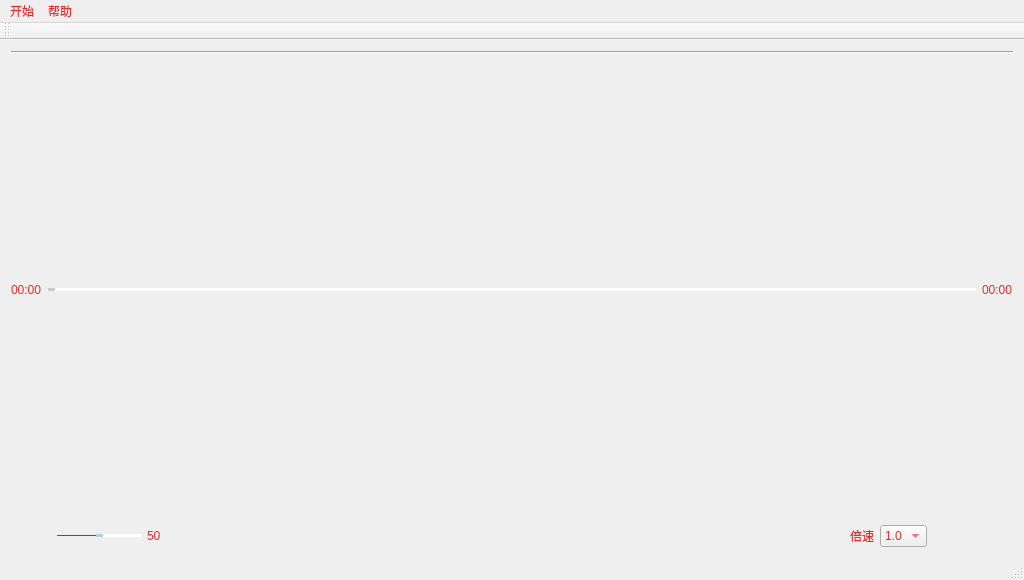
<?xml version="1.0" encoding="UTF-8"?>
<ui version="4.0">
 <class>MainWindow</class>
 <widget class="QMainWindow" name="MainWindow">
  <property name="geometry">
   <rect>
    <x>0</x>
    <y>0</y>
    <width>1024</width>
    <height>580</height>
   </rect>
  </property>
  <property name="windowTitle">
   <string>MainWindow</string>
  </property>
  <property name="styleSheet">
   <string notr="true">color: rgb(239, 41, 41);
font: 75 11pt &quot;URW Bookman L&quot;;</string>
  </property>
  <widget class="QWidget" name="centralWidget">
   <property name="styleSheet">
    <string notr="true"/>
   </property>
   <layout class="QVBoxLayout" name="verticalLayout_2">
    <item>
     <layout class="QHBoxLayout" name="horizontalLayout">
      <property name="leftMargin">
       <number>0</number>
      </property>
     </layout>
    </item>
    <item>
     <widget class="Line" name="line">
      <property name="orientation">
       <enum>Qt::Horizontal</enum>
      </property>
     </widget>
    </item>
    <item>
     <layout class="QVBoxLayout" name="verticalLayout">
      <item>
       <layout class="QHBoxLayout" name="horizontalLayout_3" stretch="0,10,0">
        <item>
         <widget class="QLabel" name="BeginTime">
          <property name="text">
           <string>00:00</string>
          </property>
         </widget>
        </item>
        <item>
         <widget class="QSlider" name="videoSlider">
          <property name="styleSheet">
           <string notr="true">/*horizontal ：水平QSlider*/
QSlider::groove:horizontal {
border: 0px solid #bbb;
}

/*1.滑动过的槽设计参数*/
QSlider::sub-page:horizontal {
 /*槽颜色*/
background: rgb(90,49,255);
 /*外环区域倒圆角度*/
border-radius: 2px;
 /*上遮住区域高度*/
margin-top:8px;
 /*下遮住区域高度*/
margin-bottom:8px;
/*width在这里无效，不写即可*/
}

/*2.未滑动过的槽设计参数*/
QSlider::add-page:horizontal {
/*槽颜色*/
background: rgb(255,255, 255);
/*外环大小0px就是不显示，默认也是0*/
border: 0px solid #777;
/*外环区域倒圆角度*/
border-radius: 2px;
 /*上遮住区域高度*/
margin-top:9px;
 /*下遮住区域高度*/
margin-bottom:9px;
}
 
/*3.平时滑动的滑块设计参数*/
QSlider::handle:horizontal {
/*滑块颜色*/
background: rgb(193,204,208);
/*滑块的宽度*/
width: 5px;
/*滑块外环为1px，再加颜色*/
border: 1px solid rgb(193,204,208);
 /*滑块外环倒圆角度*/
border-radius: 2px; 
 /*上遮住区域高度*/
margin-top:6px;
 /*下遮住区域高度*/
margin-bottom:6px;
}

/*4.手动拉动时显示的滑块设计参数*/
QSlider::handle:horizontal:hover {
/*滑块颜色*/
background: rgb(193,204,208);
/*滑块的宽度*/
width: 10px;
/*滑块外环为1px，再加颜色*/
border: 1px solid rgb(193,204,208);
 /*滑块外环倒圆角度*/
border-radius: 5px; 
 /*上遮住区域高度*/
margin-top:4px;
 /*下遮住区域高度*/
margin-bottom:4px;
}
</string>
          </property>
          <property name="orientation">
           <enum>Qt::Horizontal</enum>
          </property>
         </widget>
        </item>
        <item>
         <widget class="QLabel" name="EndTime">
          <property name="text">
           <string>00:00</string>
          </property>
         </widget>
        </item>
       </layout>
      </item>
      <item>
       <layout class="QHBoxLayout" name="horizontalLayout_2" stretch="0,0,0,1,0,0,0,0,0,0,1,0,0,0,0">
        <property name="rightMargin">
         <number>0</number>
        </property>
        <property name="bottomMargin">
         <number>0</number>
        </property>
        <item>
         <widget class="QPushButton" name="volumeData">
          <property name="text">
           <string/>
          </property>
          <property name="flat">
           <bool>true</bool>
          </property>
         </widget>
        </item>
        <item>
         <widget class="QSlider" name="volumeSlider">
          <property name="styleSheet">
           <string notr="true">/*horizontal ：水平QSlider*/
QSlider::groove:horizontal {
border: 0px solid #bbb;
}

/*1.滑动过的槽设计参数*/
QSlider::sub-page:horizontal {
 /*槽颜色*/
background: rgb(90,49,255);
 /*外环区域倒圆角度*/
border-radius: 2px;
 /*上遮住区域高度*/
margin-top:8px;
 /*下遮住区域高度*/
margin-bottom:8px;
/*width在这里无效，不写即可*/
}

/*2.未滑动过的槽设计参数*/
QSlider::add-page:horizontal {
/*槽颜色*/
background: rgb(255,255, 255);
/*外环大小0px就是不显示，默认也是0*/
border: 0px solid #777;
/*外环区域倒圆角度*/
border-radius: 2px;
 /*上遮住区域高度*/
margin-top:9px;
 /*下遮住区域高度*/
margin-bottom:9px;
}
 
/*3.平时滑动的滑块设计参数*/
QSlider::handle:horizontal {
/*滑块颜色*/
background: rgb(193,204,208);
/*滑块的宽度*/
width: 5px;
/*滑块外环为1px，再加颜色*/
border: 1px solid rgb(193,204,208);
 /*滑块外环倒圆角度*/
border-radius: 2px; 
 /*上遮住区域高度*/
margin-top:6px;
 /*下遮住区域高度*/
margin-bottom:6px;
}

/*4.手动拉动时显示的滑块设计参数*/
QSlider::handle:horizontal:hover {
/*滑块颜色*/
background: rgb(193,204,208);
/*滑块的宽度*/
width: 10px;
/*滑块外环为1px，再加颜色*/
border: 1px solid rgb(193,204,208);
 /*滑块外环倒圆角度*/
border-radius: 5px; 
 /*上遮住区域高度*/
margin-top:4px;
 /*下遮住区域高度*/
margin-bottom:4px;
}
</string>
          </property>
          <property name="value">
           <number>50</number>
          </property>
          <property name="orientation">
           <enum>Qt::Horizontal</enum>
          </property>
         </widget>
        </item>
        <item>
         <widget class="QLabel" name="volumeValue">
          <property name="text">
           <string>50</string>
          </property>
         </widget>
        </item>
        <item>
         <spacer name="horizontalSpacer">
          <property name="orientation">
           <enum>Qt::Horizontal</enum>
          </property>
          <property name="sizeHint" stdset="0">
           <size>
            <width>40</width>
            <height>20</height>
           </size>
          </property>
         </spacer>
        </item>
        <item>
         <widget class="QLabel" name="label_2">
          <property name="text">
           <string/>
          </property>
         </widget>
        </item>
        <item>
         <widget class="QPushButton" name="back">
          <property name="text">
           <string/>
          </property>
          <property name="flat">
           <bool>true</bool>
          </property>
         </widget>
        </item>
        <item>
         <spacer name="horizontalSpacer_3">
          <property name="orientation">
           <enum>Qt::Horizontal</enum>
          </property>
          <property name="sizeHint" stdset="0">
           <size>
            <width>40</width>
            <height>20</height>
           </size>
          </property>
         </spacer>
        </item>
        <item>
         <widget class="QPushButton" name="Begin">
          <property name="text">
           <string/>
          </property>
          <property name="flat">
           <bool>true</bool>
          </property>
         </widget>
        </item>
        <item>
         <spacer name="horizontalSpacer_4">
          <property name="orientation">
           <enum>Qt::Horizontal</enum>
          </property>
          <property name="sizeHint" stdset="0">
           <size>
            <width>40</width>
            <height>20</height>
           </size>
          </property>
         </spacer>
        </item>
        <item>
         <widget class="QPushButton" name="advance">
          <property name="text">
           <string/>
          </property>
          <property name="flat">
           <bool>true</bool>
          </property>
         </widget>
        </item>
        <item>
         <spacer name="horizontalSpacer_2">
          <property name="orientation">
           <enum>Qt::Horizontal</enum>
          </property>
          <property name="sizeHint" stdset="0">
           <size>
            <width>40</width>
            <height>20</height>
           </size>
          </property>
         </spacer>
        </item>
        <item>
         <widget class="QLabel" name="label">
          <property name="text">
           <string>倍速</string>
          </property>
         </widget>
        </item>
        <item>
         <widget class="QComboBox" name="Speed">
          <property name="currentIndex">
           <number>1</number>
          </property>
          <item>
           <property name="text">
            <string>0.5</string>
           </property>
          </item>
          <item>
           <property name="text">
            <string>1.0</string>
           </property>
          </item>
          <item>
           <property name="text">
            <string>2.0</string>
           </property>
          </item>
          <item>
           <property name="text">
            <string>3.0</string>
           </property>
          </item>
         </widget>
        </item>
        <item>
         <spacer name="horizontalSpacer_5">
          <property name="orientation">
           <enum>Qt::Horizontal</enum>
          </property>
          <property name="sizeHint" stdset="0">
           <size>
            <width>40</width>
            <height>20</height>
           </size>
          </property>
         </spacer>
        </item>
        <item>
         <widget class="QPushButton" name="fullScreen">
          <property name="text">
           <string/>
          </property>
          <property name="flat">
           <bool>true</bool>
          </property>
         </widget>
        </item>
       </layout>
      </item>
     </layout>
    </item>
   </layout>
  </widget>
  <widget class="QMenuBar" name="menuBar">
   <property name="geometry">
    <rect>
     <x>0</x>
     <y>0</y>
     <width>1024</width>
     <height>28</height>
    </rect>
   </property>
   <widget class="QMenu" name="menu">
    <property name="title">
     <string>开始</string>
    </property>
    <addaction name="actionimport_file"/>
   </widget>
   <widget class="QMenu" name="menu_2">
    <property name="title">
     <string>帮助</string>
    </property>
    <addaction name="action_h_Help"/>
   </widget>
   <addaction name="menu"/>
   <addaction name="menu_2"/>
  </widget>
  <widget class="QToolBar" name="mainToolBar">
   <attribute name="toolBarArea">
    <enum>TopToolBarArea</enum>
   </attribute>
   <attribute name="toolBarBreak">
    <bool>false</bool>
   </attribute>
  </widget>
  <widget class="QStatusBar" name="statusBar"/>
  <action name="actionimport_file">
   <property name="text">
    <string>导入</string>
   </property>
  </action>
  <action name="action_h_Help">
   <property name="text">
    <string/>
   </property>
  </action>
 </widget>
 <layoutdefault spacing="6" margin="11"/>
 <resources/>
 <connections/>
</ui>
